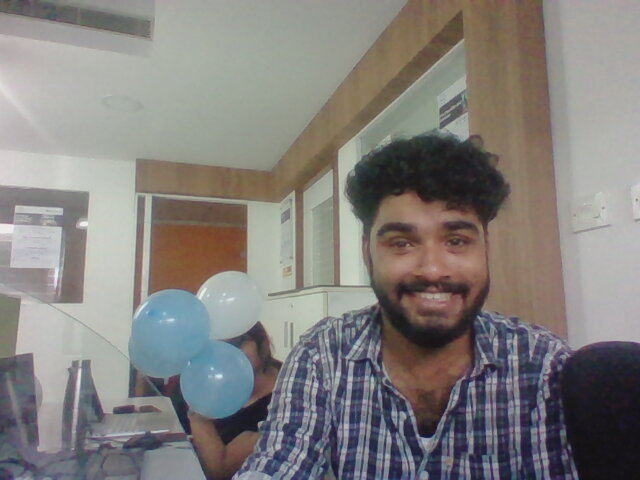
#> input picture FACE_REC/Eval/2023-08-21-104257.jpg, 640 x 480 px, found by its file name
$ python face_SIFT.py
#> lines starting #> are read from the running program, lines starting #| are printed output that depends on the picture
import cv2
import numpy as np
import os


input_image = cv2.imread('eval/2023-08-21-104257.jpg', cv2.IMREAD_GRAYSCALE)
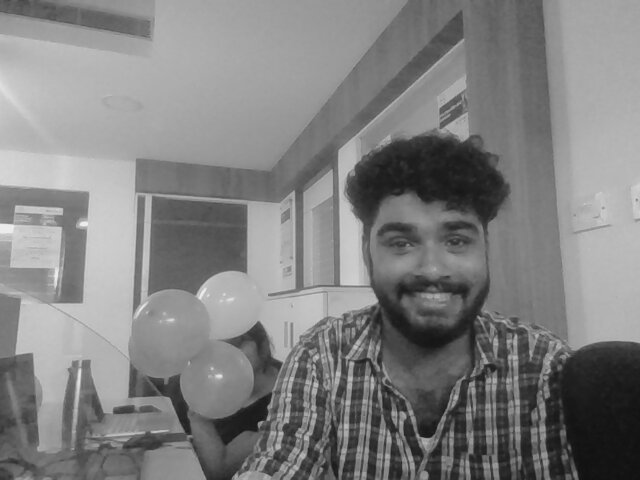
#> input_image: shape (480, 640); min 14, max 242, mean 128.5

dataset_folder = 'dataset'
dataset_image_paths = [os.path.join(dataset_folder, filename) for filename in os.listdir(dataset_folder)]

sift = cv2.SIFT_create()
keypoints_input, descriptors_input = sift.detectAndCompute(input_image, None)
#> keypoints_input = 1494 keypoints; strongest (x, y, size): (426, 443, 9.1), (256, 337, 16.6), (449, 176, 62.8), (350, 379, 4.2)

bf = cv2.BFMatcher()

best_match_image = None
best_match_distance = float('inf')

for dataset_image_path in dataset_image_paths:
    dataset_image = cv2.imread(dataset_image_path, cv2.IMREAD_GRAYSCALE)
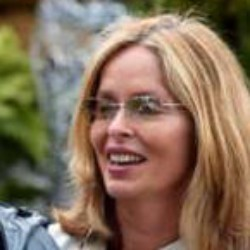
#> input picture FACE_REC_3/dataset/Barbara_Bach_0001.jpg, 250 x 250 px
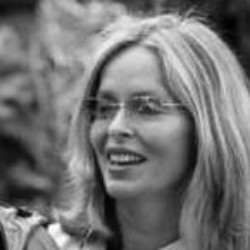
#> dataset_image: shape (250, 250); min 0, max 254, mean 115.8

    keypoints_dataset, descriptors_dataset = sift.detectAndCompute(dataset_image, None)
#> keypoints_dataset = 338 keypoints; strongest (x, y, size): (22, 214, 6.6), (45, 225, 5.4), (35, 219, 7.1), (11, 210, 5.2)

    matches = bf.knnMatch(descriptors_input, descriptors_dataset, k=2)
#> matches = 1494 matches
    good_matches = []
    for m, n in matches:
        if m.distance < 0.75 * n.distance:
            good_matches.append(m)
#> after the loop, good_matches = 10 matches

    if len(good_matches) > 0:
        distance = sum([match.distance for match in good_matches]) / len(good_matches)
#> distance = 206.1
    else:
        distance = float('inf')

    if distance < best_match_distance:
        best_match_distance = distance
#> best_match_distance = 206.1
        best_match_image = dataset_image
#> pass 2 of the loop `for dataset_image_path in dataset_image_paths:`:
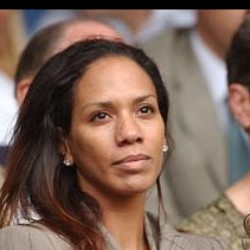
#> input picture FACE_REC_3/dataset/Barbara_Becker_0001.jpg, 250 x 250 px
#> `dataset_image = cv2.imread(dataset_image_path, cv2.IMREAD_GRAYSCALE)`:
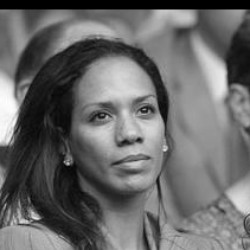
#> dataset_image: shape (250, 250); min 0, max 255, mean 105
#> keypoints_dataset = 237 keypoints; strongest (x, y, size): (185, 17, 11.9), (139, 140, 4.3), (35, 216, 5.2), (216, 72, 17.4)
#> after the loop `for m, n in matches:`: good_matches = 33 matches
#> distance = 197.8
#> pass 3 of the loop `for dataset_image_path in dataset_image_paths:`:
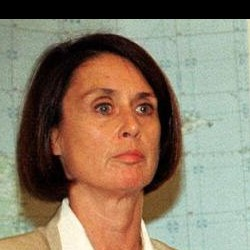
#> input picture FACE_REC_3/dataset/Barbara_Bodine_0001.jpg, 250 x 250 px
#> `dataset_image = cv2.imread(dataset_image_path, cv2.IMREAD_GRAYSCALE)`:
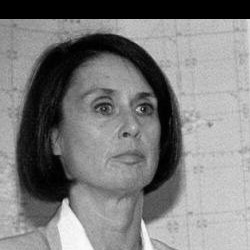
#> dataset_image: shape (250, 250); min 0, max 255, mean 124.5
#> keypoints_dataset = 240 keypoints; strongest (x, y, size): (65, 202, 4.4), (56, 72, 30.7), (142, 222, 2.4), (125, 134, 3.4)
#> after the loop `for m, n in matches:`: good_matches = 27 matches
#> distance = 240.3

cv2.imshow('Best Match Image', best_match_image)
cv2.waitKey(0)
cv2.destroyAllWindows()
